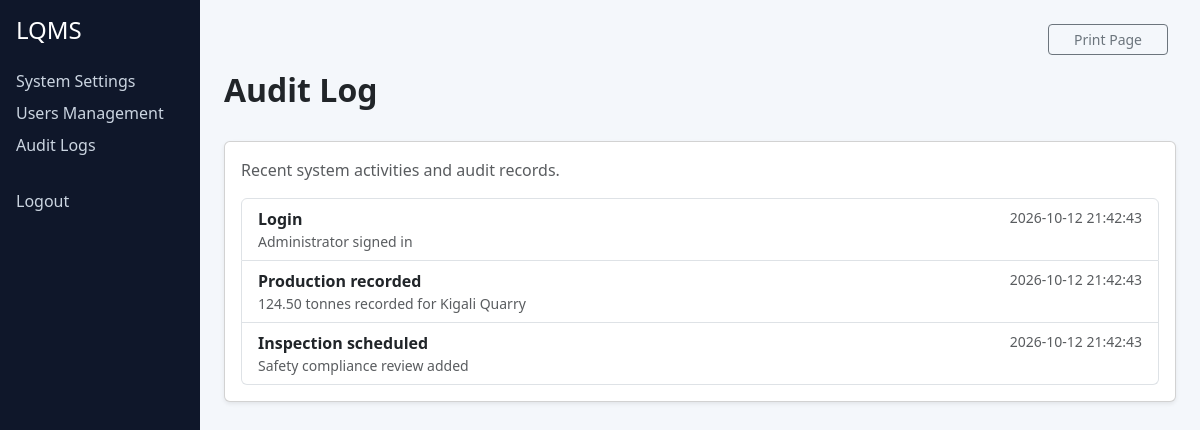
/settings/audit (signed in), run on the app's committed database.
### tables this page shows
CREATE TABLE IF NOT EXISTS activities (
  id INT AUTO_INCREMENT PRIMARY KEY,
  title VARCHAR(255) NOT NULL,
  detail VARCHAR(255) DEFAULT NULL,
  created_at TIMESTAMP DEFAULT CURRENT_TIMESTAMP
);

### app/controllers/SettingsController.php (called while the page is built, shortened)
<?php
class SettingsController extends Controller {
    public function audit(): void {
        $activity = new Activity();
        $this->view('settings/audit', ['activities' => $activity->latest()]);
    }
}

### core/Model.php (called while the page is built, shortened)
<?php
class Model {
    public function __construct() {
        $this->db = getConnection();
    }
}

### config/database.php (called while the page is built)
<?php
function getConnection(): PDO {
    static $pdo = null;
    static $initialized = false;
    if ($pdo === null) {
        $user = getenv('DB_USER') ?: 'root';
        $password = getenv('DB_PASSWORD') ?: '';
        $host = getenv('DB_HOST') ?: '127.0.0.1';
        $port = getenv('DB_PORT') ?: '3306';
        $dbname = getenv('DB_NAME') ?: 'lqsmis';
        $options = [
            PDO::ATTR_ERRMODE => PDO::ERRMODE_EXCEPTION,
            PDO::ATTR_DEFAULT_FETCH_MODE => PDO::FETCH_ASSOC,
            PDO::ATTR_EMULATE_PREPARES => false,
        ];
        $baseDsn = "mysql:host={$host};port={$port};charset=utf8mb4";
        try {
            $pdo = new PDO($baseDsn, $user, $password, $options);
            try {
                $pdo->exec("CREATE DATABASE IF NOT EXISTS {$dbname} CHARACTER SET utf8mb4 COLLATE utf8mb4_unicode_ci");
            } catch (PDOException $inner) {
            }
            $pdo = new PDO("mysql:host={$host};port={$port};dbname={$dbname};charset=utf8mb4", $user, $password, $options);
        } catch (PDOException $e) {
            $msg = 'Could not connect to MySQL: ' . $e->getMessage() .
                "\nEnsure the database server is running and the environment variables DB_HOST, DB_PORT, DB_USER, DB_PASSWORD are set correctly.";
            throw new PDOException($msg, (int)$e->getCode());
        }
    }
    if (!$initialized) {
        $schema = file_get_contents(__DIR__ . '/../setup.sql');
        if ($schema !== false) {
            $pdo->exec($schema);
        }
        $initialized = true;
    }
    return $pdo;
}

### app/models/Activity.php (called while the page is built, shortened)
<?php
class Activity extends Model {
    public function latest(): array {
        $stmt = $this->db->query('SELECT * FROM activities ORDER BY created_at DESC LIMIT 8');
        return $stmt->fetchAll();
    }
}

### app/views/settings/audit.php (the view)
<div class="d-flex justify-content-between align-items-center mb-4">
    <h2 class="fw-bold">Audit Log</h2>
</div>
<div class="card shadow-sm">
    <div class="card-body">
        <p class="text-muted">Recent system activities and audit records.</p>
        <ul class="list-group mt-3">
            <?php foreach (($data['activities'] ?? []) as $act): ?>
                <li class="list-group-item">
                    <div class="d-flex justify-content-between">
                        <div>
                            <strong><?php echo htmlspecialchars($act['title']); ?></strong>
                            <div class="small text-muted"><?php echo htmlspecialchars($act['detail']); ?></div>
                        </div>
                        <div class="small text-muted"><?php echo $act['created_at']; ?></div>
                    </div>
                </li>
            <?php endforeach; ?>
        </ul>
    </div>
</div>

### app/views/layout.php (style rules this page uses)
body { background: #f4f7fb; }

### data on the page
activities: title "Login", detail "Administrator signed in", created_at "2026-10-12 21:42:43"
activities: title "Production recorded", detail "124.50 tonnes recorded for Kigali Quarry", created_at "2026-10-12 21:42:43"
activities: title "Inspection scheduled", detail "Safety compliance review added", created_at "2026-10-12 21:42:43"
